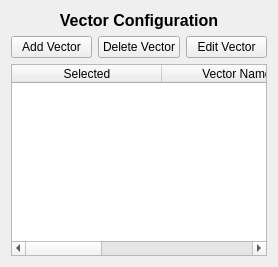
      <widget class="QWidget" name="VectorConfiguration">
       <attribute name="title">
        <string>Vector Config</string>
       </attribute>
       <layout class="QVBoxLayout" name="verticalLayout_3">
        <item>
         <widget class="QLabel" name="VectorConfigLabel">
          <property name="font">
           <font>
            <pointsize>12</pointsize>
            <weight>75</weight>
            <bold>true</bold>
           </font>
          </property>
          <property name="text">
           <string>Vector Configuration</string>
          </property>
          <property name="alignment">
           <set>Qt::AlignHCenter|Qt::AlignTop</set>
          </property>
         </widget>
        </item>
        <item>
         <layout class="QHBoxLayout" name="horizontalLayout_3">
          <property name="sizeConstraint">
           <enum>QLayout::SetMinimumSize</enum>
          </property>
          <item>
           <widget class="QPushButton" name="VectorConfigAddVectorBut">
            <property name="text">
             <string>Add Vector</string>
            </property>
           </widget>
          </item>
          <item>
           <widget class="QPushButton" name="VectorConfigDeleteVectorBut">
            <property name="text">
             <string>Delete Vector</string>
            </property>
           </widget>
          </item>
          <item>
           <widget class="QPushButton" name="VectorConfigEditVectorBut">
            <property name="text">
             <string>Edit Vector</string>
            </property>
           </widget>
          </item>
         </layout>
        </item>
        <item>
         <widget class="QTableWidget" name="VectorConfigTable">
          <property name="sizePolicy">
           <sizepolicy hsizetype="Preferred" vsizetype="Preferred">
            <horstretch>0</horstretch>
            <verstretch>2</verstretch>
           </sizepolicy>
          </property>
          <property name="tabletTracking">
           <bool>false</bool>
          </property>
          <property name="frameShadow">
           <enum>QFrame::Sunken</enum>
          </property>
          <property name="sizeAdjustPolicy">
           <enum>QAbstractScrollArea::AdjustIgnored</enum>
          </property>
          <property name="sortingEnabled">
           <bool>true</bool>
          </property>
          <property name="wordWrap">
           <bool>true</bool>
          </property>
          <property name="columnCount">
           <number>3</number>
          </property>
          <attribute name="horizontalHeaderCascadingSectionResizes">
           <bool>true</bool>
          </attribute>
          <attribute name="horizontalHeaderDefaultSectionSize">
           <number>150</number>
          </attribute>
          <attribute name="horizontalHeaderMinimumSectionSize">
           <number>50</number>
          </attribute>
          <attribute name="horizontalHeaderStretchLastSection">
           <bool>true</bool>
          </attribute>
          <attribute name="verticalHeaderShowSortIndicator" stdset="0">
           <bool>true</bool>
          </attribute>
          <attribute name="verticalHeaderStretchLastSection">
           <bool>false</bool>
          </attribute>
          <column>
           <property name="text">
            <string>Selected</string>
           </property>
          </column>
          <column>
           <property name="text">
            <string>Vector Name</string>
           </property>
          </column>
          <column>
           <property name="text">
            <string>Vector Description</string>
           </property>
          </column>
         </widget>
        </item>
       </layout>
      </widget>
